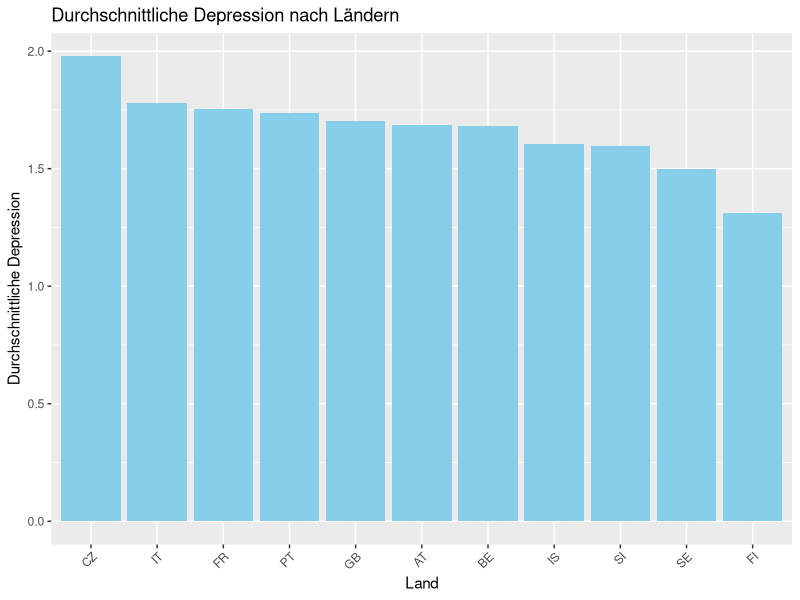
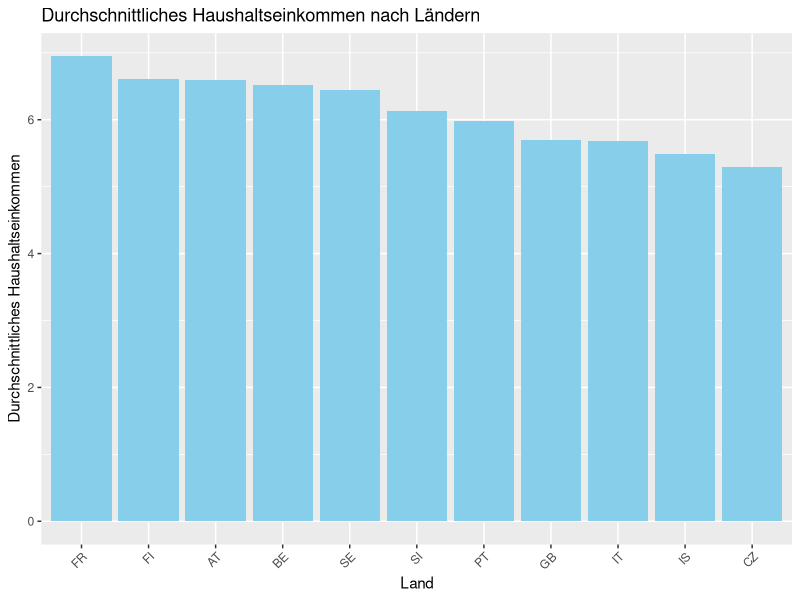

Source code (R) for these figures, in order:
install.packages("haven")
install.packages("dplyr")
install.packages("ggplot2")
library(haven)
library(dplyr)
library(ggplot2)

# Read the SPSS data file into a dataframe
subset_data <- read.csv("subset_data.csv")
View(subset_data)

# Average Depression per Land
depression_by_country <- subset_data %>%
  group_by(cntry) %>%
  summarise(avg_depression = mean(w4q47, na.rm = TRUE))

# Bar Chart for average Depression
ggplot(depression_by_country, aes(x = reorder(cntry, -avg_depression), y = avg_depression)) +
  geom_bar(stat = "identity", fill = "skyblue") +
  labs(x = "Land", y = "Durchschnittliche Depression", title = "Durchschnittliche Depression nach Ländern") +
  theme(axis.text.x = element_text(angle = 45, hjust = 1))

# Average household income per country
hincome_by_country <- subset_data %>%
  group_by(cntry) %>%
  summarise(avg_hincome = mean(hinctnta, na.rm = TRUE))

# Bar chart for average household income
ggplot(hincome_by_country, aes(x = reorder(cntry, -avg_hincome), y = avg_hincome)) +
  geom_bar(stat = "identity", fill = "skyblue") +
  labs(x = "Land", y = "Durchschnittliches Haushaltseinkommen", title = "Durchschnittliches Haushaltseinkommen nach Ländern") +
  theme(axis.text.x = element_text(angle = 45, hjust = 1))
